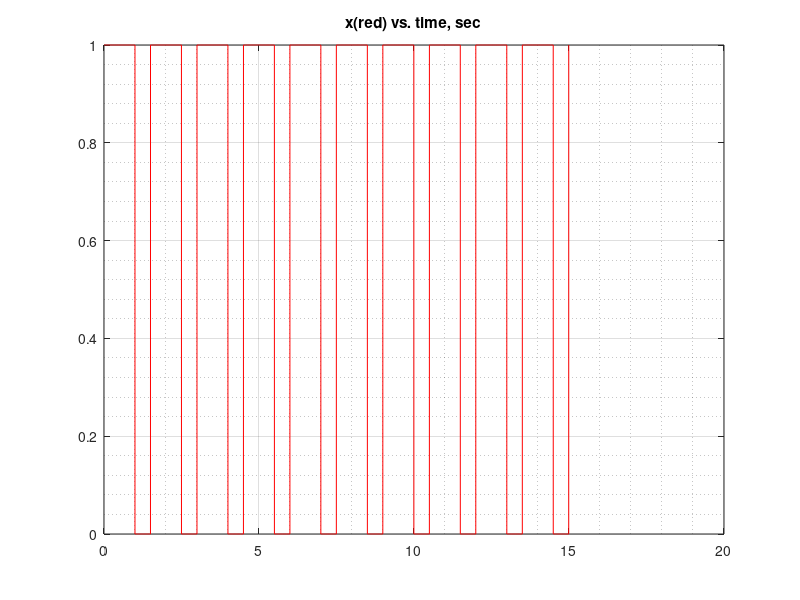

Write the MATLAB code that produced this figure.
fileID = fopen('gpio_interrupt_result.txt','r');
formatSpec = '%d %d';
sizeA = [2 Inf];
A = fscanf(fileID,formatSpec,sizeA);
fclose(fileID);
n=size(A);
t=A(1,1:n(2))/1000;
x=A(2,1:n(2));
figure()
plot(t,x,'r-')
title('x(red) vs. time, sec')
grid on;
grid minor; 